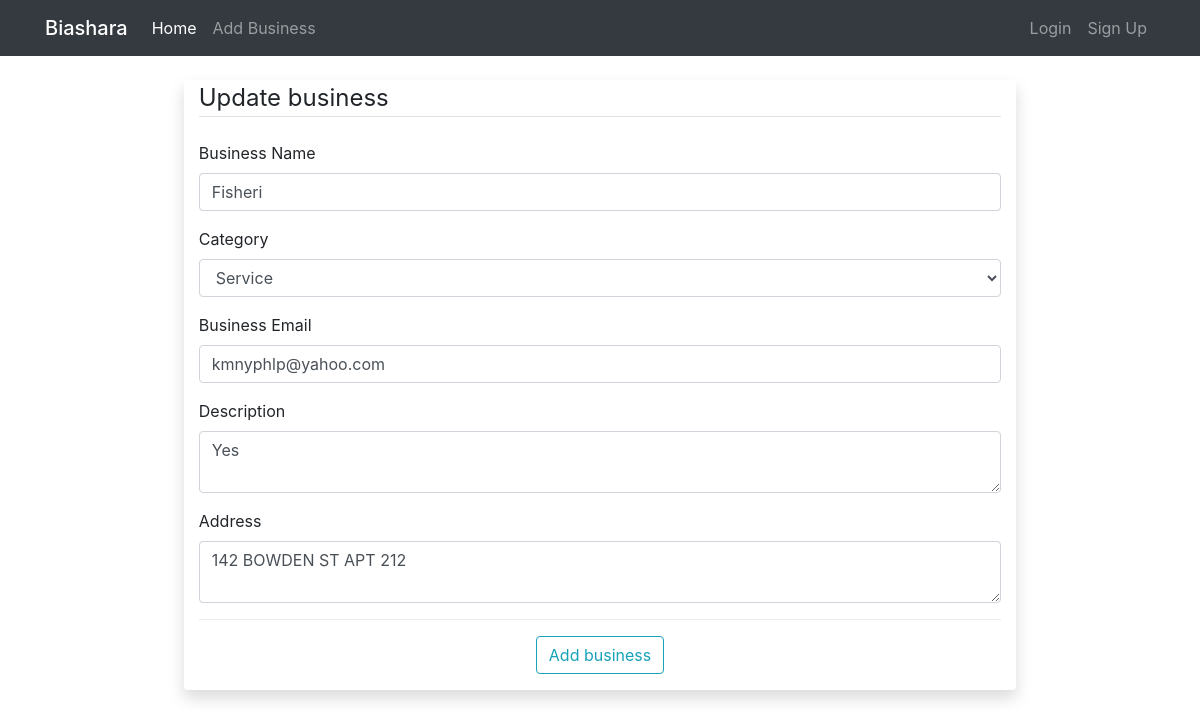
Screenshot of /profile/1/update with the database file from the repository.
### biashara/models.py (models this page shows, shortened)
class Business(db.Model):
	id = db.Column(db.Integer, primary_key=True)
	business_name = db.Column(db.String(10), nullable=False)
	business_category = db.Column(db.String(10))
	business_email = db.Column(db.String(120), nullable=False)
	description = db.Column(db.Text(200), nullable=False)
	address = db.Column(db.String(60), nullable=False)
	user_id = db.Column(db.Integer, db.ForeignKey('user.id'), nullable=False)

### biashara/routes.py (the view)
@app.route('/profile/<int:business_id>/update', methods=['POST', 'GET'])
def edit_business(business_id):
	business = Business.query.get_or_404(business_id)
	businessform = UpdateBusinessForm()
	if businessform.validate_on_submit():
		business.business_name = businessform.business_name.data
		business.business_category = businessform.business_category.data
		business.business_email = businessform.business_email.data
		business.description = businessform.description.data
		business.address = businessform.address.data
		db.session.commit()
		flash('Business updated', 'success')
		return redirect(url_for('profile'))
	elif request.method == 'GET':
		businessform.business_name.data = business.business_name
		businessform.business_category.data = business.business_category
		businessform.business_email.data = business.business_email
		businessform.description.data = business.description
		businessform.address.data = business.address
	return render_template('editbusiness.html', business=business, businessform=businessform)

### biashara/forms.py
class UpdateBusinessForm(FlaskForm):
	choices = [('Service', 'Service'), ('Merchandising', 'Merchandising'), ('Manufacturing', 'Manufacturing')]
	business_name = StringField("Business Name",
					validators=[InputRequired()])
	business_category = SelectField("Category",
					choices=choices, validators=[DataRequired()])
	business_email = StringField("Business Email",
					validators=[InputRequired(), Email()])
	description = TextAreaField("Description",
					validators=[InputRequired()])
	address = TextAreaField("Address",
					validators=[InputRequired()])
	business_submit = SubmitField("Add business")

### biashara/templates/editbusiness.html (shortened to what this page needs)
{% extends "layout.html" %}
{% block content %}
<div class="container bg-white rounded shadow w-75">
	<form method="POST", action="">
		<fieldset class="form-group">
			<legend class="border-bottom mb-4">Update business</legend>
	        <div class="form-group mb-3">
	        	{{ businessform.business_name.label(class="form-control-label") }}
					{% if businessform.business_name.errors %}
						{{ businessform.business_name(class="form-control is-invalid") }}
						<div class="invalid-feedback">
							{% for error in businessform.business_name.errors %}
							<span>{{ error }}</span>
						{% endfor %}
						</div>
					{% else %}
						{{ businessform.business_name(class="form-control") }}
					{% endif %}
	        </div>
	        <div class="form-group mb-3">
	          	{{ businessform.business_category.label(class="form-control-label") }}
				{{ businessform.business_category(class="form-control") }}
	        </div>
	        <div class="form-group mb-3">
	          	{{ businessform.business_email.label(class="form-control-label") }}
					{% if businessform.business_email.errors %}
						{{ businessform.business_email(class="form-control is-invalid") }}
						<div class="invalid-feedback">
							{% for error in businessform.business_email.errors %}
							<span>{{ error }}</span>
						{% endfor %}
						</div>
					{% else %}
						{{ businessform.business_email(class="form-control") }}
					{% endif %}
	        </div>
	        <div class="form-group mb-3">
	          	{{ businessform.description.label(class="form-control-label") }}
					{% if businessform.description.errors %}
						{{ businessform.description(class="form-control is-invalid") }}
						<div class="invalid-feedback">
							{% for error in businessform.description.errors %}
							<span>{{ error }}</span>
						{% endfor %}
						</div>
					{% else %}
						{{ businessform.description(class="form-control") }}
					{% endif %}
	        </div>
	        <div class="form-group mb-3">
	          	{{ businessform.address.label(class="form-control-label") }}
					{% if businessform.address.errors %}
						{{ businessform.address(class="form-control is-invalid") }}
						<div class="invalid-feedback">
							{% for error in businessform.address.errors %}
							<span>{{ error }}</span>
						{% endfor %}
						</div>
					{% else %}
						{{ businessform.address(class="form-control") }}
					{% endif %}
	        </div>
	        <div class="modal-footer d-flex justify-content-center">
	        {{ businessform.business_submit(class="btn btn-outline-info") }}
	      	</div>
	    </fieldset>
	</form>
</div>
{% endblock content %}

### rows the page displays
Business: business_name "Fisheri", business_category "Service", business_email "kmnyphlp@yahoo.com", description "Yes", address "142 BOWDEN ST APT 212"

### other values shown
{{ businessform.business_name.label(class="form-control-label") }} "Business Name"
{{ businessform.business_category.label(class="form-control-label") }} "Category"
{{ businessform.business_email.label(class="form-control-label") }} "Business Email"
{{ businessform.description.label(class="form-control-label") }} "Description"
{{ businessform.address.label(class="form-control-label") }} "Address"
